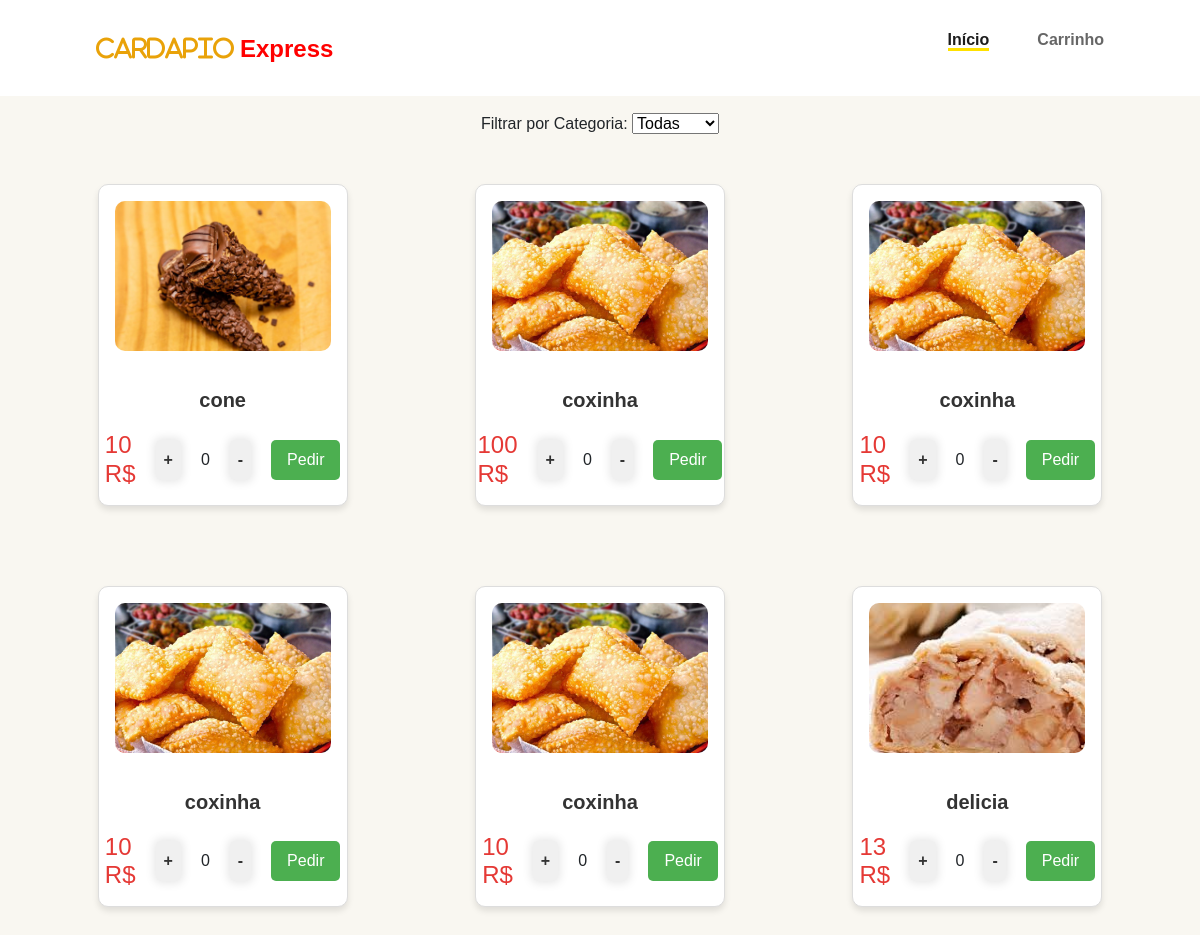
Screenshot of /cardapio.php (signed in) with the database file from the repository.
### tables this page shows
CREATE TABLE `tbprodutos` (
  `codproduto` int(11) NOT NULL,
  `nome` varchar(30) DEFAULT NULL,
  `preco` int(11) NOT NULL,
  `qtde` int(11) NOT NULL,
  `categoria` varchar(10) NOT NULL,
  `foto` varchar(50) NOT NULL
);

### cardapio.php (the view, shortened to what this page needs)
<!DOCTYPE html>
<html lang="pt-br">
<head>
    <link href="https://cdn.jsdelivr.net/npm/bootstrap@5.3.3/dist/css/bootstrap.min.css" rel="stylesheet">
    <link rel="stylesheet" href="https://cdnjs.cloudflare.com/ajax/libs/font-awesome/6.5.1/css/all.min.css" />
    <link rel="stylesheet" href="src/styles/styles.css">
    <link rel="stylesheet" href="src/styles/modal.css">
</head>
<body onload="filterByCategory()">
    <header>
        <nav id="navbar">
            <i class="fa-solid" id="nav_logo">Cardapio <span style="color: red; font-size: 24px;"> Express</span></i>
            <ul id="nav_list">
                <li class="nav-item active">
                    <a href="index.php">Início</a>
                </li>
                <li class="nav-item b">
                    <a href="carrinho.html">Carrinho</a>
                </li>
            </ul>
        </nav>
    </header>
    <div class="filter-container">
        <label for="category-filter">Filtrar por Categoria: </label>
        <select id="category-filter" onchange="filterByCategory()">
            <option value="all">Todas</option>
        </select>
    </div>
    <div class="container" id="menu-container">
        <?php
        require_once "config.php";
        $sql = "SELECT * FROM tbprodutos WHERE qtde > 0 ORDER BY categoria";
        if ($result = mysqli_query($conexao, $sql)) {
            if (mysqli_num_rows($result) > 0) {
                while ($row = mysqli_fetch_array($result)) {
                    ?>
                    <div class="category-container" data-category="<?php echo $row["categoria"]; ?>">
                        <div class="dish">
                            <img src="admin/img/<?php echo $row["foto"]; ?>" class="dish-image" alt="Imagem do prato">
                            <div>
                                <p class="dish-title"><?php echo $row["nome"]; ?></p>
                                <div class="dish-price">
                                    <h4><?php echo $row["preco"]; ?> R$</h4>
                                    <button onclick="increment('<?php echo $row['codproduto']; ?>', <?php echo $row['qtde']; ?>)" class="btn-default">+</button>
                                    <span id="quantity-<?php echo $row['codproduto']; ?>">0</span>
                                    <button onclick="decrement('<?php echo $row['codproduto']; ?>')" class="btn-default">-</button>
                                    <button onclick="addToCart('<?php echo $row['codproduto']; ?>', '<?php echo $row['nome']; ?>', <?php echo $row['preco']; ?>)" class="btn btn-success">Pedir</button>
                                </div>
                            </div>
                        </div>
                    </div>
                    <?php
                }
            } else {
                echo '<div class="alert alert-danger"><em>Não há produtos disponíveis.</em></div>';
            }
        } else {
            echo "Erro ao carregar os produtos. Tente novamente.";
        }
        ?>
    </div>
</body>
</html>

### src/styles/styles.css (style rules this page uses)
:root { --color-primary-1: #ffffff; --color-primary-2: #ffe8b4; --color-primary-3: #f8d477; --color-primary-4: #ffe100; --color-primary-5: #ffcb45; --color-primary-6: #e9a209; --color-neutral-0: #fff; --color-neutral-1: #1d1d1d; }
* { font-family: 'Poppins', sans-serif; margin: 0; padding: 0; box-sizing: border-box; }
html { scroll-behavior: smooth; }
body { background-color: var(--color-primary-1); }
.btn-default { border: none; display: flex; align-items: center; justify-content: center; background-color: var(--color-primary-5); border-radius: 12px; padding: 10px 14px; font-weight: 600; box-shadow: 0px 0px 10px 2px rgba(0, 0, 0, 0.1); cursor: pointer; transition: background-color .3s ease; }

### src/styles/modal.css (style rules this page uses)
* { font-family: Helvetica; padding: 0; margin: 0; box-sizing: border-box; }

### src/styles/header.css (style rules this page uses)
header { width: 100%; padding: 28px 8%; position: sticky; top: 0; background-color: var(--color-primary-1); z-index: 3; }
#navbar { width: 100%; display: flex; align-items: center; justify-content: space-between; }
#nav_logo { font-size: 24px; color: var(--color-primary-6); }
#nav_list { display: flex; list-style: none; gap: 48px; }
.nav-item a { text-decoration: none; color: #1d1d1dad; font-weight: 600; }
.nav-item.active a { color: var(--color-neutral-1); border-bottom: 3px solid var(--color-primary-4); }

### src/styles/menu.css (style rules this page uses)
.dish { display: flex; flex-direction: column; align-items: center; border-radius: 20px; gap: 18px; width: 25%; padding: 20px; background-color: var(--color-neutral-0); box-shadow: 0px 0px 12px 4px rgba(0, 0, 0, 0.1); position: relative; overflow: hidden; }
.dish-price { display: flex; align-items: center; gap: 20px; }

### cardapio.php (style rules this page uses)
html, body { height: 100%; margin: 0; display: flex; flex-direction: column; background-color: #f9f7f1; }
body { background-color: #f9f7f1; font-family: Arial, sans-serif; }
.filter-container { margin: 1rem; text-align: center; }
.container { display: flex; flex-wrap: wrap; justify-content: space-around; gap: 1rem; }
.category-container { display: flex; flex-wrap: wrap; justify-content: center; gap: 2rem; padding: 1rem; margin: 1rem 0; }
.dish { display: flex; flex-direction: column; align-items: center; justify-content: space-between; width: 250px; padding: 1rem; border: 1px solid #ddd; border-radius: 10px; box-shadow: 0px 4px 6px rgba(0, 0, 0, 0.1); background-color: #fff; }
.dish-image { width: 100%; height: 150px; object-fit: cover; border-radius: 10px; margin-bottom: 1rem; }
.dish-title { font-size: 1.25rem; font-weight: bold; color: #333; text-align: center; margin-bottom: 0.5rem; }
.dish-price { display: flex; align-items: center; justify-content: space-between; width: 100%; margin-top: 1rem; }
.dish-price h4 { color: #e53935; margin: 0; }
.btn-default { padding: 0.5rem; border: none; background-color: #f0f0f0; color: #333; cursor: pointer; border-radius: 5px; transition: background-color 0.2s; }
.btn-success { background-color: #4caf50; color: #fff; border: none; padding: 0.5rem 1rem; border-radius: 5px; cursor: pointer; transition: background-color 0.2s; }

### rows the page displays
tbprodutos: foto (picture), nome "cone", preco "10"
tbprodutos: foto (picture), nome "coxinha", preco "100"
tbprodutos: foto (picture), nome "coxinha", preco "10"
tbprodutos: foto (picture), nome "coxinha", preco "10"
tbprodutos: foto (picture), nome "coxinha", preco "10"
tbprodutos: foto (picture), nome "delicia", preco "13"
